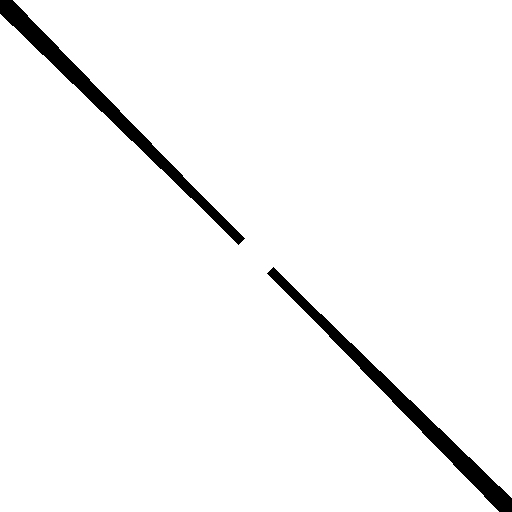
#> input picture aula 4/arara_filtro.png, 1024 x 1024 px (shown at 1/2 size)
$ python aula4.py
#> lines starting #> are read from the running program, lines starting #| are printed output that depends on the picture; after the words box and inside, x2 and y2 are one past the last pixel; in counts of white or black regions, pixels touching at a corner belong together
import cv2
import matplotlib.pyplot as plt
import numpy as np
from scipy.fftpack import fftn, ifftn, fftshift

img1 = cv2.imread('arara_filtro.png')
#> img1 is the input picture: shape (1024, 1024, 3); 96.6% white; 2 black regions, box (x1, y1, x2, y2) and area: (0, 0, 490, 490) 17648, (534, 534, 1024, 1024) 17648
img2 = cv2.imread('arara.png')
img3 = cv2.imread('barra1.png')
img4 = cv2.imread('barra2.png')
img5 = cv2.imread('barra3.png')
img6 = cv2.imread('barra4.png')
img7 = cv2.imread('quadrado.png')
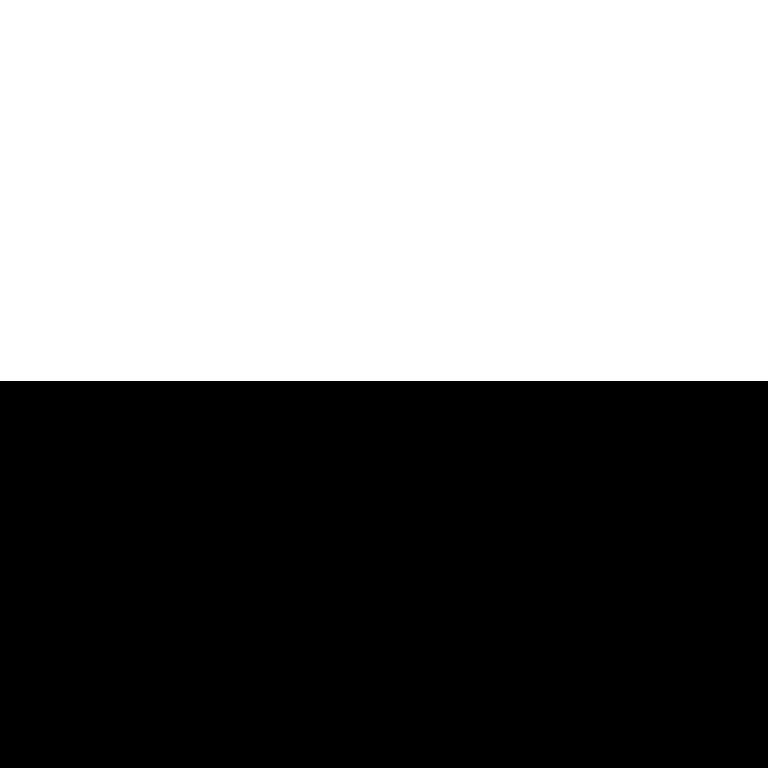
#> input picture aula 4/quadrado.png, 768 x 768 px
#> img7 is the input picture: shape (768, 768, 3); values 0 (black) and 230 (white), 49.6% white; 1 white region, box (x1, y1, x2, y2) and area: (0, 0, 768, 381) 292608
img8 = cv2.imread('teste.png')
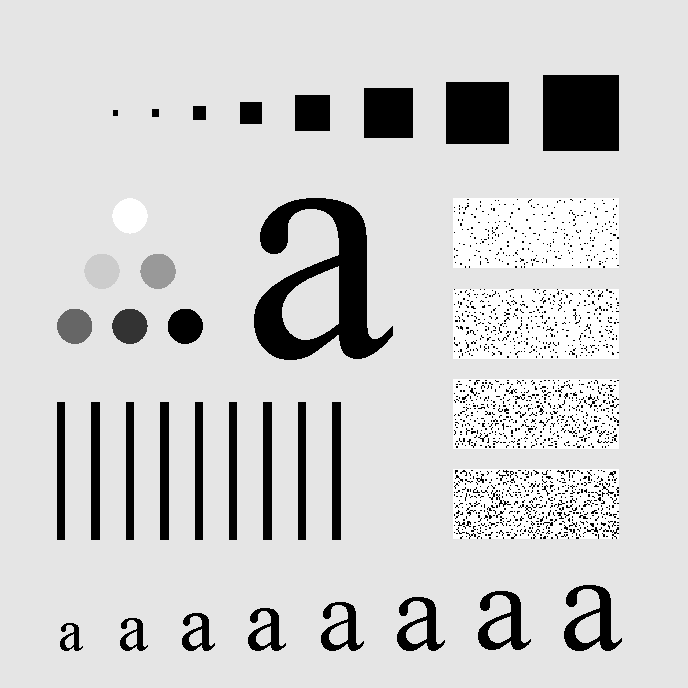
#> input picture aula 4/teste.png, 688 x 688 px
#> img8 is the input picture: shape (688, 688, 3); min 0, max 255, mean 207.3


sizes = 64
img1_s = img1
#> (the run stopped early here; a loop or call above may not have finished)
